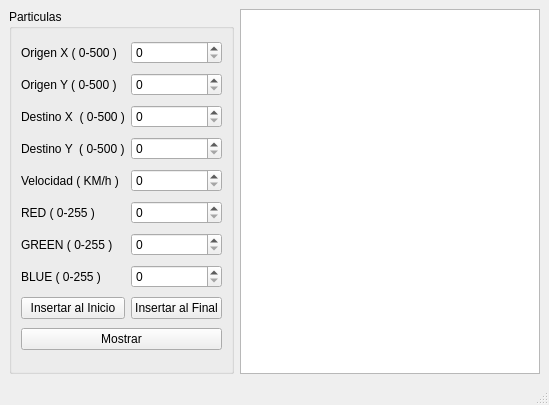
<?xml version="1.0" encoding="UTF-8"?>
<ui version="4.0">
 <class>MainWindow</class>
 <widget class="QMainWindow" name="MainWindow">
  <property name="geometry">
   <rect>
    <x>0</x>
    <y>0</y>
    <width>549</width>
    <height>405</height>
   </rect>
  </property>
  <property name="windowTitle">
   <string>MainWindow</string>
  </property>
  <widget class="QWidget" name="centralwidget">
   <layout class="QGridLayout" name="gridLayout_2">
    <item row="0" column="1">
     <widget class="QPlainTextEdit" name="lista_particulas"/>
    </item>
    <item row="0" column="0">
     <widget class="QGroupBox" name="groupBox">
      <property name="title">
       <string>Particulas</string>
      </property>
      <layout class="QGridLayout" name="gridLayout">
       <item row="6" column="1">
        <widget class="QSpinBox" name="green">
         <property name="maximum">
          <number>255</number>
         </property>
        </widget>
       </item>
       <item row="3" column="1">
        <widget class="QSpinBox" name="dy">
         <property name="maximum">
          <number>500</number>
         </property>
        </widget>
       </item>
       <item row="1" column="0">
        <widget class="QLabel" name="label_7">
         <property name="text">
          <string>Origen Y ( 0-500 )</string>
         </property>
        </widget>
       </item>
       <item row="7" column="1">
        <widget class="QSpinBox" name="blue">
         <property name="maximum">
          <number>255</number>
         </property>
        </widget>
       </item>
       <item row="6" column="0">
        <widget class="QLabel" name="label_5">
         <property name="text">
          <string>GREEN ( 0-255 )</string>
         </property>
        </widget>
       </item>
       <item row="8" column="1">
        <widget class="QPushButton" name="insertar_final">
         <property name="text">
          <string>Insertar al Final</string>
         </property>
        </widget>
       </item>
       <item row="4" column="0">
        <widget class="QLabel" name="label_3">
         <property name="text">
          <string>Velocidad ( KM/h )</string>
         </property>
        </widget>
       </item>
       <item row="3" column="0">
        <widget class="QLabel" name="label_2">
         <property name="text">
          <string>Destino Y  ( 0-500 )</string>
         </property>
        </widget>
       </item>
       <item row="5" column="1">
        <widget class="QSpinBox" name="red">
         <property name="maximum">
          <number>255</number>
         </property>
        </widget>
       </item>
       <item row="9" column="0" colspan="2">
        <widget class="QPushButton" name="mostrar">
         <property name="text">
          <string>Mostrar</string>
         </property>
        </widget>
       </item>
       <item row="5" column="0">
        <widget class="QLabel" name="label_4">
         <property name="text">
          <string>RED ( 0-255 )</string>
         </property>
        </widget>
       </item>
       <item row="7" column="0">
        <widget class="QLabel" name="label_6">
         <property name="text">
          <string>BLUE ( 0-255 )</string>
         </property>
        </widget>
       </item>
       <item row="4" column="1">
        <widget class="QSpinBox" name="velocidad">
         <property name="maximum">
          <number>999</number>
         </property>
        </widget>
       </item>
       <item row="2" column="0">
        <widget class="QLabel" name="label">
         <property name="text">
          <string>Destino X  ( 0-500 )</string>
         </property>
        </widget>
       </item>
       <item row="2" column="1">
        <widget class="QSpinBox" name="dx">
         <property name="maximum">
          <number>500</number>
         </property>
        </widget>
       </item>
       <item row="8" column="0">
        <widget class="QPushButton" name="insertar_inicio">
         <property name="text">
          <string>Insertar al Inicio</string>
         </property>
        </widget>
       </item>
       <item row="0" column="0">
        <widget class="QLabel" name="label_8">
         <property name="text">
          <string>Origen X ( 0-500 )</string>
         </property>
        </widget>
       </item>
       <item row="1" column="1">
        <widget class="QSpinBox" name="oy">
         <property name="maximum">
          <number>500</number>
         </property>
        </widget>
       </item>
       <item row="0" column="1">
        <widget class="QSpinBox" name="ox">
         <property name="maximum">
          <number>500</number>
         </property>
        </widget>
       </item>
      </layout>
     </widget>
    </item>
   </layout>
  </widget>
  <widget class="QMenuBar" name="menubar">
   <property name="geometry">
    <rect>
     <x>0</x>
     <y>0</y>
     <width>549</width>
     <height>21</height>
    </rect>
   </property>
  </widget>
  <widget class="QStatusBar" name="statusbar"/>
 </widget>
 <resources/>
 <connections/>
</ui>
